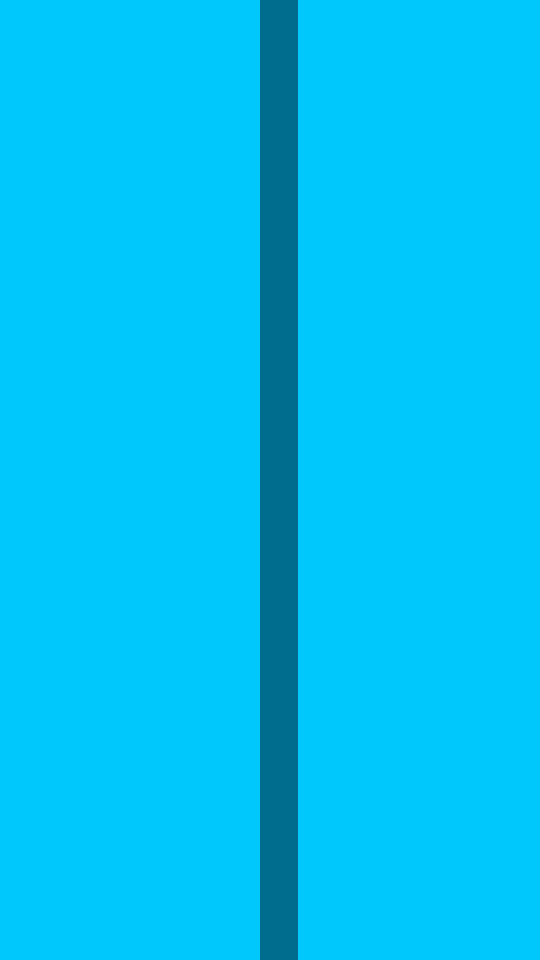
#> input picture straight.png, 540 x 960 px, found by its file name
$ python main.py
#> lines starting #> are read from the running program, lines starting #| are printed output that depends on the picture; after the words box and inside, x2 and y2 are one past the last pixel; in counts of white or black regions, pixels touching at a corner belong together
#> in main, image is the input picture: shape (960, 540, 3); mean B, G, R 244.3, 192.7, 0
import cv2
import numpy as np
import matplotlib.pyplot as plt
# This is a sample Python script.

# Press ⌃R to execute it or replace it with your code.
# Press Double ⇧ to search everywhere for classes, files, tool windows, actions, and settings.


def canny(image):
    # GreyScale conversion
    grayImage = cv2.cvtColor(image, cv2.COLOR_RGB2GRAY)
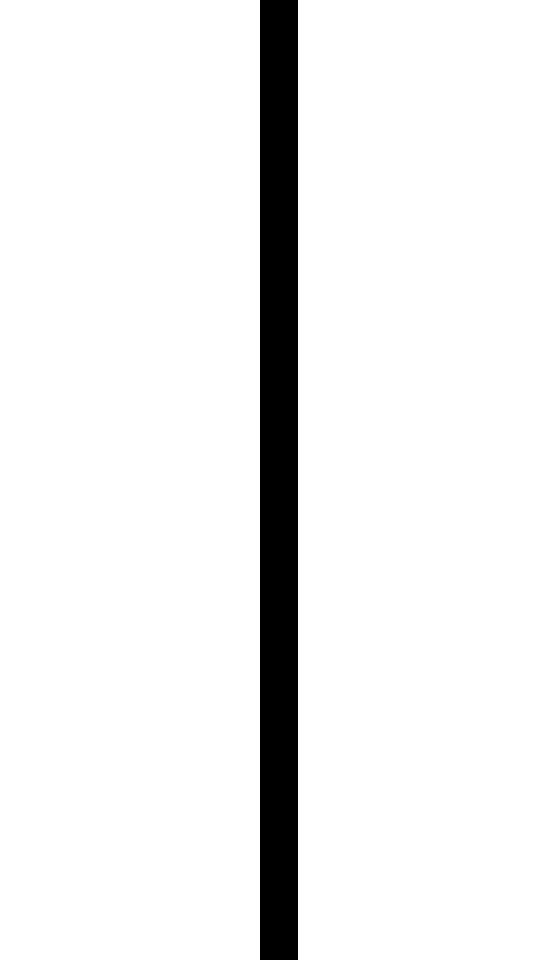
#> grayImage: shape (960, 540); values 107 (black) and 192 (white), 93% white; 1 black region, box (x1, y1, x2, y2) and area: (260, 0, 298, 960) 36480

    # blur conversion
    # blur smooths the image by averaging around the pixels with the pixels around it
    # in my opinion not nescacry for what our image recognition is trying to do but may need it later (with shadow and other imperfections in the image)
    blurImage = cv2.GaussianBlur(grayImage, (5,5), 0)
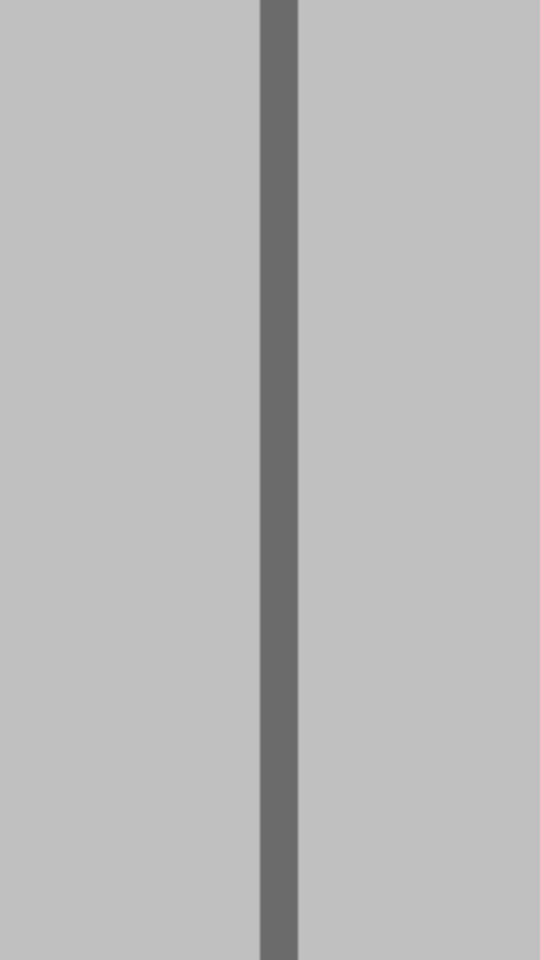
#> blurImage: shape (960, 540); min 107, max 192, mean 186

    # canny conversion - allows you to find the change in color in an image by taking the derivative of pixels in the 2d array
    cannyImage = cv2.Canny(blurImage, 50, 150)
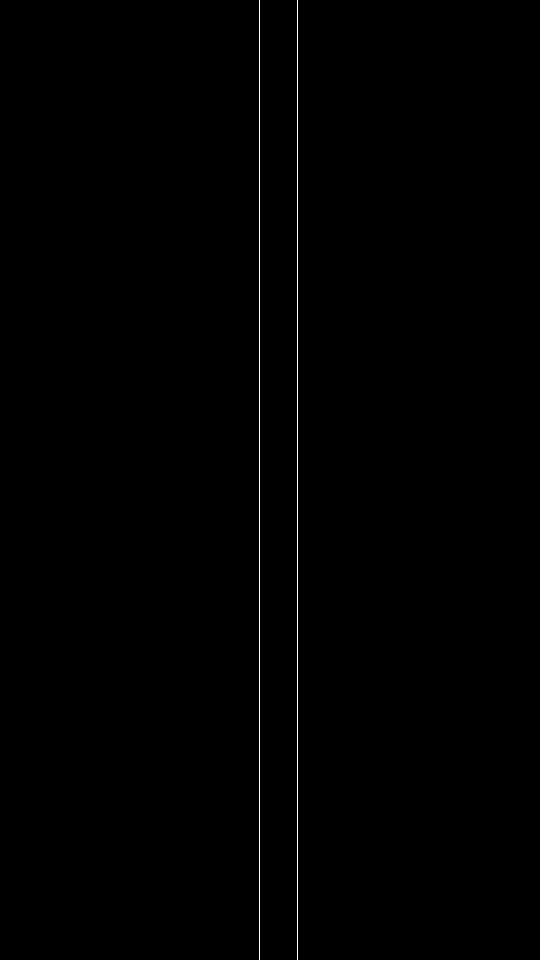
#> cannyImage: shape (960, 540); 0.37% white in thin lines or dots, all inside (x1, y1, x2, y2) = (259, 0, 298, 960)

    return cannyImage

# creates a rectangle around the region that is most important to us
# The rectangle is based of the dementions of the image and the image created through the canny function
def regionOfInterest(image):
    height = image.shape[0]
#> height = 960
    rectangle = cv2.rectangle(image, (200, height), (300, 0), (255,255,255), -1)
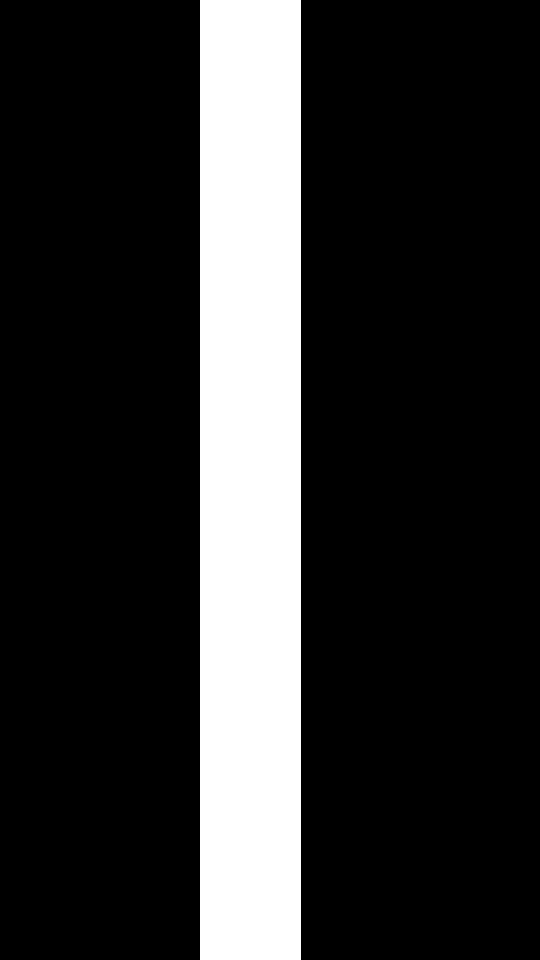
#> rectangle: shape (960, 540); 18.7% white; 1 white region, box (x1, y1, x2, y2) and area: (200, 0, 301, 960) 96960
    return rectangle

def main():
    # Gets image from project
    image = cv2.imread("straight.png")
    cv2.imshow("test", image)
    cv2.waitKey(0)

    laneImage = np.copy(image)

    # changes image
    cannyImage = canny(laneImage)

    #displays images
    plt.imshow(cannyImage)
    plt.show()

    cv2.imshow("result", regionOfInterest(cannyImage))
    cv2.waitKey(0)


# Press the green button in the gutter to run the script.
if __name__ == '__main__':
    main()

# See PyCharm help at https://www.jetbrains.com/help/pycharm/

#Sense the position of the line horizontally
#just hard code
# simplify regoin of intrest

# see where line is right to left
# the ratio between the distance
# have scale (1 inch left, 12 inch right)
# v1 take measurement in the the middle
# v2 take measurement at the top and the bottom to find angle

# definitons:
# offset percentages:
# search for boundaries and outliers(using functions, rolling average, straight tolerance)
# for video
# tolerance
# every second take 5 images
#  takes a breath every 2 seconds
# average the pixels every stroke, in order take offset
# Use accelerometer to sense z movement at the end of pool, in order
